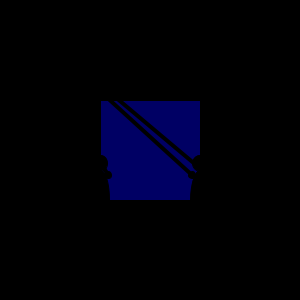
Frame 1 (no input)
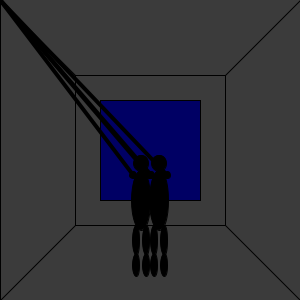
Frame 60 (the mouse pressed at the canvas centre just before this capture)
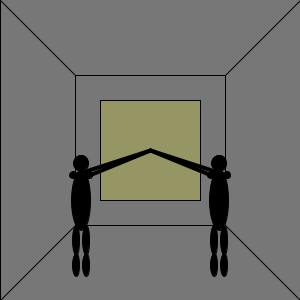
Frame 120 (the mouse held since frame 60 and released just before this capture)

The Processing sketch that drew these frames (run headless with seeded random() and noise(); from frame 60 on, the mouse is pressed at the canvas centre):

// Processing sketch: processing_35564
// ── processing_35564.pde

void setup () {
  size (300, 300);
  smooth ();
}


int x = 0;


void draw () {
  background (x);
  
  //room
  
  strokeWeight (1);
  rectMode(CENTER);
  fill (x);
  rect (150, 150, 150, 150);
  //Psychedelic light
  fill (mouseY,mouseX,100);
  rect (150, 150, 100, 100); 
  
  //Side walls
  fill(x);
  float A = width/4;
  float B = height/4;
  quad (0, 0, A, B, A, 3*B, 0, height);
  quad (width, 0, 3*A, B, 3*A, 3*B, width, height);

  //Human figure 1
  fill (0);
  ellipseMode (CENTER);
  ellipse (200-x, 163, 15, 16);
  ellipse (200-x, 200, 19, 60);
  ellipse (192-x, 175, 7, 7);
  ellipse (208-x, 175, 7, 7);
  ellipse (195-x, 240, 7, 30);
  ellipse (195-x, 265, 7, 23);
  ellipse (205-x, 240, 7, 30);
  ellipse (205-x, 265, 7, 23);  
  
  //Human figure 2
  ellipse (100+x, 163, 15, 16);
  ellipse (100+x, 200, 19, 60);
  ellipse (92+x, 175, 7, 7);
  ellipse (108+x, 175, 7, 7);
  ellipse (95+x, 240, 7, 30);
  ellipse (95+x, 265, 7, 23);
  ellipse (105+x, 240, 7, 30);
  ellipse (105+x, 265, 7, 23);  

  //Arms
  strokeWeight (4);  
  //H1
  line (192-x, 175, mouseX, mouseY);
  line (208-x, 175, mouseY, mouseX);
  //H2
  line (92+x, 175, mouseX, mouseY);
  line (108+x, 175, mouseY, mouseX);
  x++;

}
